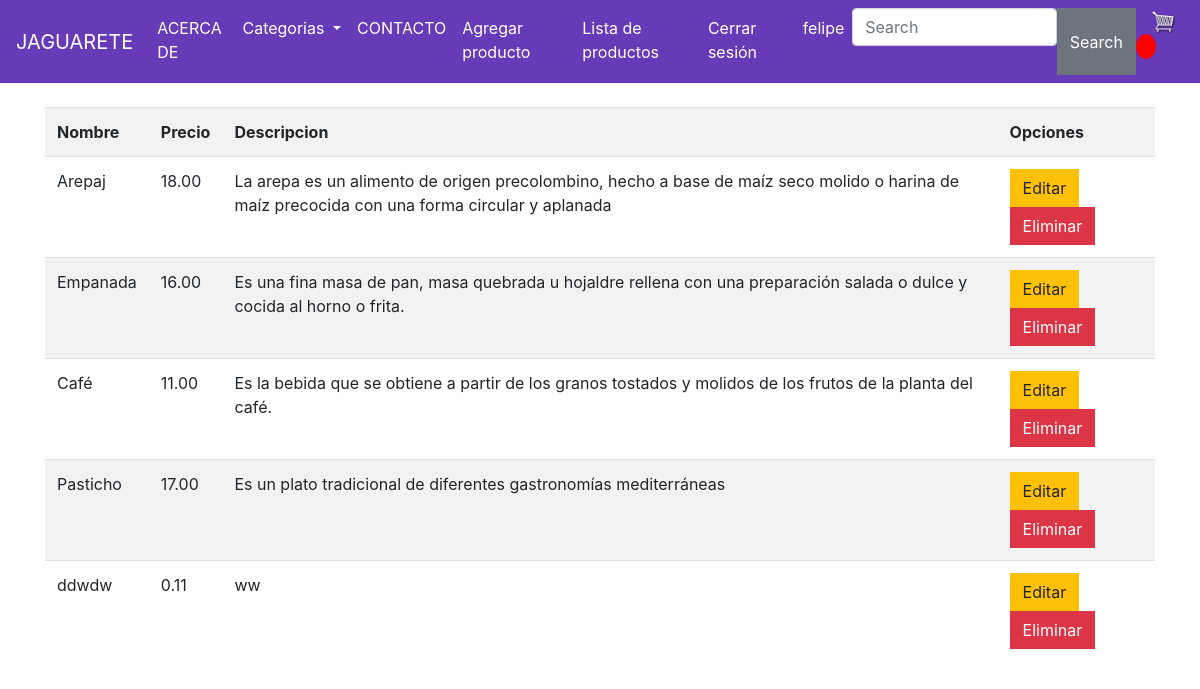
Screenshot of /listar/ (signed in) with the database file from the repository.
### store/models.py (models this page shows, shortened)
class Product(models.Model):
    name= models.CharField(max_length=200,null = True)
    price = models.DecimalField(max_digits=7, decimal_places=2)
    img = models.ImageField(null= True,blank=True)
    description = models.CharField(max_length=255,default="")
    category = models.CharField(max_length=255,default="Comidas")

### store/views.py (the view)
# urls.py: path('listar/',views.listar, name="listar"),
@permission_required('store.listar')
def listar(request):
    productosss = Product.objects.all()
    data ={
        'productos':productosss
    }
    return render(request,'CRUD/listar.html',data)

### store/templates/CRUD/listar.html
{% extends 'store/main.html' %}
{% load static %}
{% block content %}
<table class="table table-striped table-hover table-responsive-sm">
    <tr>
    <th>Nombre</th>
    <th>Precio</th>
    <th>Descripcion</th>
    <th>Opciones</th>
    </tr>
     {% for p in productos %}
     <tr>
         <td>{{p.name}}</td>
         <td>{{p.price}}</td>
         <td>{{p.description}}</td>
         <td>
             <a href="{% url 'modificar' p.id %}" class="btn btn-warning">Editar</a>
             <a href="{% url 'eliminar' p.id %}" class="btn btn-danger">Eliminar</a>
         </td>
     </tr>
     {% endfor %}
</table>
{% endblock content %}

### store/templates/store/main.html (shortened to what this page needs)
<!DOCTYPE html>
{% load static %}
<html>
<head>
	<link rel="stylesheet" href="https://stackpath.bootstrapcdn.com/bootstrap/4.4.1/css/bootstrap.min.css">
	<link rel="stylesheet" type="text/css" href="{% static 'css/style.css' %}">
</head>
<body>
	<nav class="navbar navbar-expand-lg navbar-dark bg-dark">
	  <a class="navbar-brand" href="{% url 'store' %}">JAGUARETE</a>
	  <div class="collapse navbar-collapse" id="navbarSupportedContent">
	    <ul class="navbar-nav mx-auto">
		<li class="nav-item">
			<a class="nav-link" href="{% url 'acerca' %}">ACERCA DE</a>
		  </li>
		  <li class="nav-item dropdown">
			<a class="nav-link dropdown-toggle" href="#" id="navbarDropdown" role="button" data-bs-toggle="dropdown" aria-expanded="false">
			  Categorias
			</a>
		  </li>
		  <li class="nav-item">
			<a class="nav-link" href="{% url 'contacto' %}">CONTACTO</a>
		  </li>
		  {% if perms.store.agregar %}
		  <li class="nav-item">
			<a class="nav-link" href="{% url 'agregar' %}">Agregar producto</a>
		  </li>
		  {% endif %}
		  {% if perms.store.listar %}
		  <li class="nav-item">
			<a class="nav-link" href="{% url 'listar' %}">Lista de productos</a>
		  </li>
		  {% endif %}
		  {% if user.is_authenticated %}
		  <li class="nav-item">
			<a class="nav-link" href="{% url 'logout' %}">Cerrar sesión </a>
		  </li>
		  <li class="nav-item">
			<a class="nav-link" href="#">{{user.username}}</a>
		  </li>
		  {% else %}
		  <div class="form-inline my-2 my-lg-0">
			<a href="{% url 'login' %}"class="btn btn-success">Ingresar</a>
		</div>
		  {% endif %}
		  <form class="d-flex" method="POST" action="{% url 'search' %}">
		  <input class="form-control me-2" type="search" placeholder="Search" aria-label="Search" name="searched">
		  <button class="btn btn-secondary" type="submit" >Search</button>
		</form>
	    <div class="form-inline my-2 my-lg-0">
	     	<a href="{% url 'car' %}">
	    		<img  id="cart-icon" src="{% static 'img/car.png' %}">
	    	</a>
	    	<p id="cart-total">{{carItems}}</p>
	    </div>
	</ul>
	  </div>
	</nav>
     <div class="container">
            <br>
            {% block content %}
            {% endblock content %}
         </div>
</body>
</html>

### static/css/style.css (style rules this page uses)
.navbar-dark .navbar-nav .nav-link { color: white!important; }
.bg-dark { background-color: #673AB7!important; }
#cart-icon { width:25px; display: inline-block; margin-left: 15px; }
#cart-total { display: block; text-align: center; color:#fff; background-color: red; width: 20px; height: 25px; border-radius: 50%; font-size: 14px; }
.btn { border-radius: 0; }

### rows the page displays
Product: name "Arepaj", price "18.00", description "La arepa es un alimento de origen precolombino, hecho a base de maíz seco molido o harina de maíz precocida con una forma circular y aplanada"
Product: name "Empanada", price "16.00", description "Es una fina masa de pan, masa quebrada u hojaldre rellena con una preparación salada o dulce y cocida al horno o frita."
Product: name "Café", price "11.00", description "Es la bebida que se obtiene a partir de los granos tostados y molidos de los frutos de la planta del café."
Product: name "Pasticho", price "17.00", description "Es un plato tradicional de diferentes gastronomías mediterráneas"
Product: name "ddwdw", price "0.11", description "ww"

### other values shown
{{ user.username }} "felipe"
